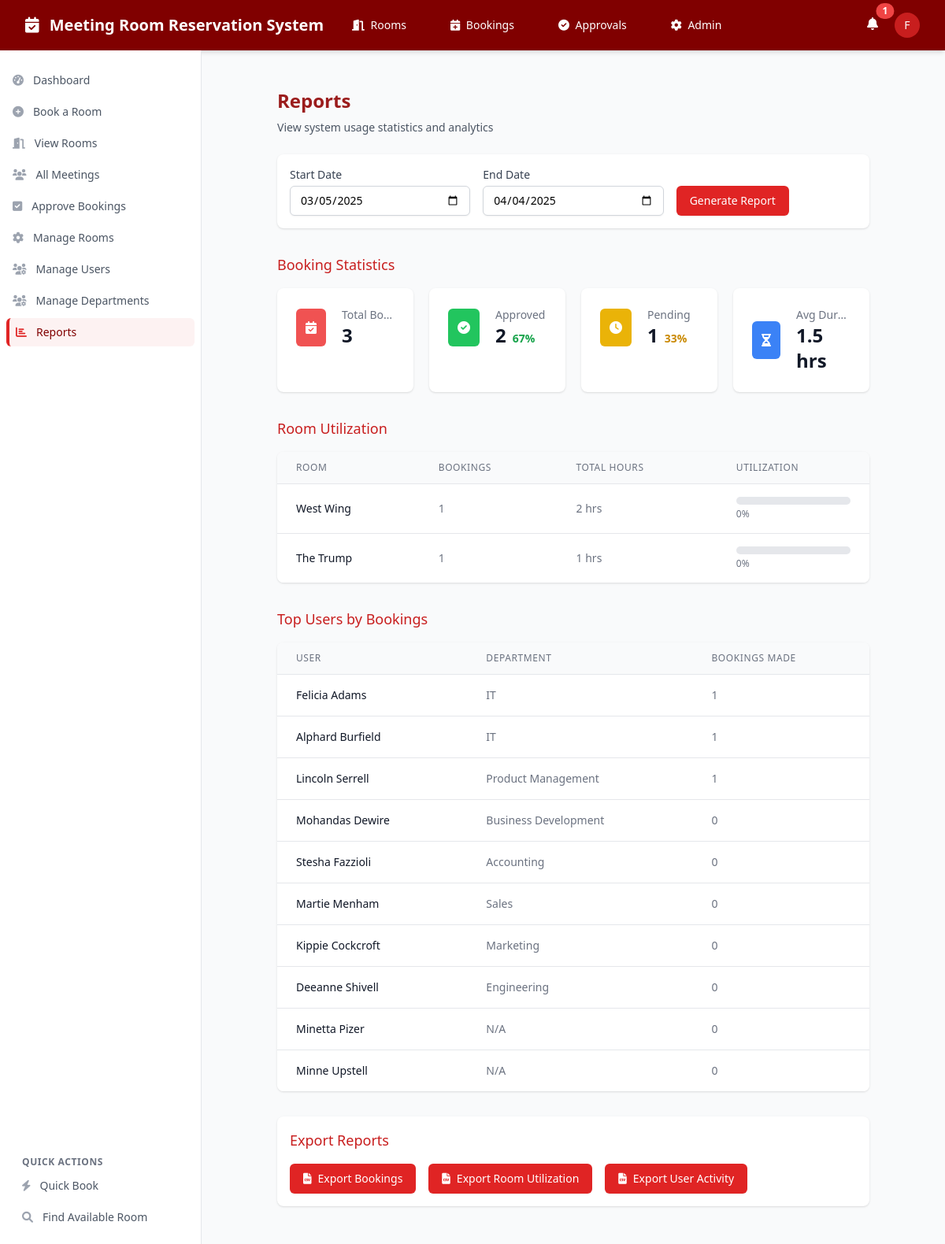
/reports.php (signed in), run on the app's committed database.
### tables this page shows
CREATE TABLE boardrooms (
    room_id INTEGER PRIMARY KEY AUTOINCREMENT,
    room_name TEXT NOT NULL UNIQUE,
    capacity INTEGER NOT NULL,
    location TEXT NOT NULL,
    amenities TEXT, -- JSON string of available amenities
    is_active BOOLEAN DEFAULT TRUE,
    thumbnail_url TEXT -- URL for room image
);

CREATE TABLE users (
    user_id INTEGER PRIMARY KEY AUTOINCREMENT,
    first_name TEXT NOT NULL,
    last_name TEXT NOT NULL,
    email TEXT NOT NULL UNIQUE,
    password TEXT NOT NULL, -- For login authentication
    department_id INTEGER NOT NULL,
    role TEXT DEFAULT 'user', -- 'user', 'approver', or 'admin'
    created_at DATETIME DEFAULT CURRENT_TIMESTAMP,
    FOREIGN KEY (department_id) REFERENCES departments(department_id)
);

### reports.php (the view, shortened to what the rows shown need)
<?php
require_once 'includes/header.php';
$startDate = isset($_GET['start_date']) ? $_GET['start_date'] : date('Y-m-d', strtotime('-30 days'));
$endDate = isset($_GET['end_date']) ? $_GET['end_date'] : date('Y-m-d');
$reportData = [
    'room_utilization' => getRoomUtilizationReport($startDate, $endDate),
    'booking_stats' => getBookingStats($startDate, $endDate),
    'user_activity' => getUserActivityReport($startDate, $endDate)
];
function getRoomUtilizationReport($startDate, $endDate) {
    global $db;
    $stmt = $db->prepare("
        SELECT
            r.room_id,
            r.room_name,
            COUNT(b.booking_id) as booking_count,
            SUM((julianday(b.end_time) - julianday(b.start_time)) * 24) AS total_hours
        FROM boardrooms r
        LEFT JOIN bookings b ON r.room_id = b.room_id
            AND b.status = 'Approved'
            AND b.start_time >= :start_date
            AND b.end_time <= :end_date
        WHERE r.is_active = 1
        GROUP BY r.room_id
        ORDER BY total_hours DESC
    ");
    $stmt->execute([
        ':start_date' => $startDate . ' 00:00:00',
        ':end_date' => $endDate . ' 23:59:59'
    ]);
    return $stmt->fetchAll(PDO::FETCH_ASSOC);
}
function getBookingStats($startDate, $endDate) {
    global $db;
    $stats = [];
    $stmt = $db->prepare("
        SELECT COUNT(*) as total_bookings,
               SUM(CASE WHEN status = 'Approved' THEN 1 ELSE 0 END) as approved,
               SUM(CASE WHEN status = 'Pending' THEN 1 ELSE 0 END) as pending,
               SUM(CASE WHEN status = 'Rejected' THEN 1 ELSE 0 END) as rejected,
               SUM(CASE WHEN status = 'Cancelled' THEN 1 ELSE 0 END) as cancelled
        FROM bookings
        WHERE start_time >= :start_date
        AND end_time <= :end_date
    ");
    $stmt->execute([
        ':start_date' => $startDate . ' 00:00:00',
        ':end_date' => $endDate . ' 23:59:59'
    ]);
    $stats['bookings'] = $stmt->fetch(PDO::FETCH_ASSOC);
    $stmt = $db->prepare("
        SELECT
            AVG((julianday(end_time) - julianday(start_time)) * 24) AS avg_hours
        FROM bookings
        WHERE status = 'Approved'
        AND start_time >= :start_date
        AND end_time <= :end_date
    ");
    $stmt->execute([
        ':start_date' => $startDate . ' 00:00:00',
        ':end_date' => $endDate . ' 23:59:59'
    ]);
    $stats['avg_duration'] = $stmt->fetchColumn();
    return $stats;
}
function getUserActivityReport($startDate, $endDate) {
    global $db;
    $stmt = $db->prepare("
        SELECT
            u.user_id,
            u.first_name || ' ' || u.last_name as user_name,
            COUNT(b.booking_id) as bookings_made,
            d.department_name
        FROM users u
        LEFT JOIN bookings b ON u.user_id = b.user_id
            AND b.start_time >= :start_date
            AND b.end_time <= :end_date
        LEFT JOIN departments d ON u.department_id = d.department_id
        GROUP BY u.user_id
        ORDER BY bookings_made DESC
        LIMIT 10
    ");
    $stmt->execute([
        ':start_date' => $startDate . ' 00:00:00',
        ':end_date' => $endDate . ' 23:59:59'
    ]);
    return $stmt->fetchAll(PDO::FETCH_ASSOC);
}
?>
<main class="py-6 px-4 sm:px-6 lg:px-8">
    <div class="max-w-7xl mx-auto">
        <div class="px-4 sm:px-6 lg:px-8">
            <div class="sm:flex sm:items-center">
                <div class="sm:flex-auto">
                    <h1 class="text-2xl font-bold text-maroon-800">Reports</h1>
                </div>
            </div>
            <div class="mt-8">
                <h2 class="text-lg font-medium text-maroon-700 mb-4">Booking Statistics</h2>
            </div>
            <div class="mt-8">
                <h2 class="text-lg font-medium text-maroon-700 mb-4">Room Utilization</h2>
                <div class="bg-white shadow rounded-lg overflow-hidden">
                    <div class="overflow-x-auto">
                        <table class="min-w-full divide-y divide-gray-200">
                            <thead class="bg-gray-50">
                                <tr>
                                    <th scope="col" class="px-6 py-3 text-left text-xs font-medium text-gray-500 uppercase tracking-wider">
                                        Room
                                    </th>
                                    <th scope="col" class="px-6 py-3 text-left text-xs font-medium text-gray-500 uppercase tracking-wider">
                                        Bookings
                                    </th>
                                    <th scope="col" class="px-6 py-3 text-left text-xs font-medium text-gray-500 uppercase tracking-wider">
                                        Total Hours
                                    </th>
                                    <th scope="col" class="px-6 py-3 text-left text-xs font-medium text-gray-500 uppercase tracking-wider">
                                        Utilization
                                    </th>
                                </tr>
                            </thead>
                            <tbody class="bg-white divide-y divide-gray-200">
                                <?php foreach ($reportData['room_utilization'] as $room): ?>
                                    <tr>
                                        <td class="px-6 py-4 whitespace-nowrap">
                                            <div class="text-sm font-medium text-gray-900"><?= htmlspecialchars($room['room_name']) ?></div>
                                        </td>
                                        <td class="px-6 py-4 whitespace-nowrap text-sm text-gray-500">
                                            <?= $room['booking_count'] ?>
                                        </td>
                                        <td class="px-6 py-4 whitespace-nowrap text-sm text-gray-500">
                                            <?= round($room['total_hours'] ?? 0, 1) ?> hrs
                                        </td>
                                        <td class="px-6 py-4 whitespace-nowrap">
                                            <?php
                                            $maxHours = (strtotime($endDate) - strtotime($startDate)) / (60 * 60) * 8;
                                            $utilization = $maxHours > 0 ? ($room['total_hours'] / $maxHours) * 100 : 0;
                                            ?>
                                            <div class="w-full bg-gray-200 rounded-full h-2.5">
                                            </div>
                                            <div class="text-xs text-gray-500 mt-1"><?= round($utilization) ?>%</div>
                                        </td>
                                    </tr>
                                <?php endforeach; ?>
                            </tbody>
                        </table>
                    </div>
                </div>
            </div>
            <div class="mt-8">
                <h2 class="text-lg font-medium text-maroon-700 mb-4">Top Users by Bookings</h2>
                <div class="bg-white shadow rounded-lg overflow-hidden">
                    <div class="overflow-x-auto">
                        <table class="min-w-full divide-y divide-gray-200">
                            <thead class="bg-gray-50">
                                <tr>
                                    <th scope="col" class="px-6 py-3 text-left text-xs font-medium text-gray-500 uppercase tracking-wider">
                                        User
                                    </th>
                                    <th scope="col" class="px-6 py-3 text-left text-xs font-medium text-gray-500 uppercase tracking-wider">
                                        Department
                                    </th>
                                    <th scope="col" class="px-6 py-3 text-left text-xs font-medium text-gray-500 uppercase tracking-wider">
                                        Bookings Made
                                    </th>
                                </tr>
                            </thead>
                            <tbody class="bg-white divide-y divide-gray-200">
                                <?php foreach ($reportData['user_activity'] as $user): ?>
                                    <tr>
                                        <td class="px-6 py-4 whitespace-nowrap">
                                            <div class="text-sm font-medium text-gray-900"><?= htmlspecialchars($user['user_name']) ?></div>
                                        </td>
                                        <td class="px-6 py-4 whitespace-nowrap text-sm text-gray-500">
                                            <?= htmlspecialchars($user['department_name'] ?? 'N/A') ?>
                                        </td>
                                        <td class="px-6 py-4 whitespace-nowrap text-sm text-gray-500">
                                            <?= $user['bookings_made'] ?>
                                        </td>
                                    </tr>
                                <?php endforeach; ?>
                            </tbody>
                        </table>
                    </div>
                </div>
            </div>
            <div class="mt-8 bg-white shadow rounded-lg p-4">
                <h2 class="text-lg font-medium text-maroon-700 mb-4">Export Reports</h2>
            </div>
        </div>
    </div>
</main>
</body>
</html>

### data on the page
boardrooms: room_name "West Wing", booking_count "1", total_hours "2", utilization "0"
boardrooms: room_name "The Trump", booking_count "1", total_hours "1", utilization "0"
users: user_name "Felicia Adams", department_name "IT", bookings_made "1"
users: user_name "Alphard Burfield", department_name "IT", bookings_made "1"
users: user_name "Lincoln Serrell", department_name "Product Management", bookings_made "1"
users: user_name "Mohandas Dewire", department_name "Business Development", bookings_made "0"
users: user_name "Stesha Fazzioli", department_name "Accounting", bookings_made "0"
users: user_name "Martie Menham", department_name "Sales", bookings_made "0"
users: user_name "Kippie Cockcroft", department_name "Marketing", bookings_made "0"
users: user_name "Deeanne Shivell", department_name "Engineering", bookings_made "0"
users: user_name "Minetta Pizer", department_name "N/A", bookings_made "0"
users: user_name "Minne Upstell", department_name "N/A", bookings_made "0"

### other printed values
$unreadNotifications "1"
substr($_SESSION['first_name'], 0, 1) "F"
$reportData['booking_stats']['bookings']['total_bookings'] "3"
$reportData['booking_stats']['bookings']['approved'] "2"
$reportData['booking_stats']['bookings']['pending'] "1"
$reportData['booking_stats']['avg_duration'] "1.5"
